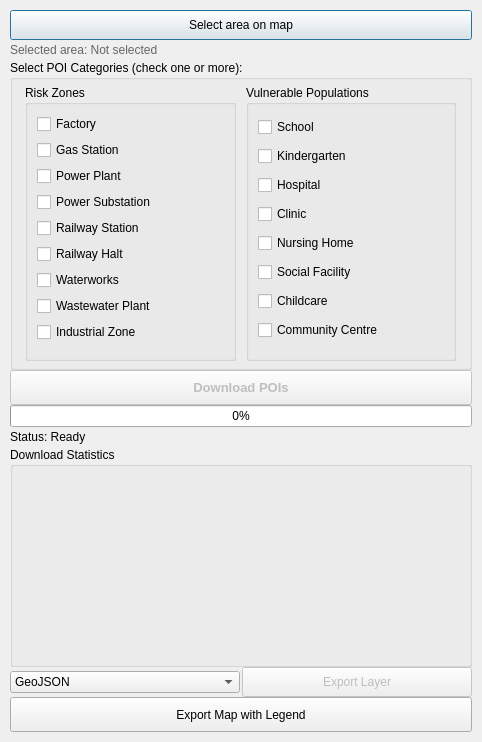
<?xml version="1.0" encoding="UTF-8"?>
<ui version="4.0">
 <class>OsmPoiDownloaderDialogBase</class>
 <widget class="QDialog" name="OsmPoiDownloaderDialogBase">
  <property name="geometry">
   <rect>
    <x>0</x>
    <y>0</y>
    <width>482</width>
    <height>742</height>
   </rect>
  </property>
  <property name="windowTitle">
   <string>OSM POI Downloader</string>
  </property>
  <layout class="QVBoxLayout" name="verticalLayout">
   <property name="spacing">
    <number>0</number>
   </property>
   <property name="leftMargin">
    <number>10</number>
   </property>
   <property name="topMargin">
    <number>10</number>
   </property>
   <property name="rightMargin">
    <number>10</number>
   </property>
   <property name="bottomMargin">
    <number>10</number>
   </property>
   <item>
    <widget class="QPushButton" name="pushButton_selectArea">
     <property name="minimumSize">
      <size>
       <width>0</width>
       <height>30</height>
      </size>
     </property>
     <property name="text">
      <string>Select area on map</string>
     </property>
    </widget>
   </item>
   <item>
    <widget class="QLabel" name="label_selectedArea">
     <property name="sizePolicy">
      <sizepolicy hsizetype="Preferred" vsizetype="Fixed">
       <horstretch>0</horstretch>
       <verstretch>0</verstretch>
      </sizepolicy>
     </property>
     <property name="minimumSize">
      <size>
       <width>0</width>
       <height>20</height>
      </size>
     </property>
     <property name="maximumSize">
      <size>
       <width>16777215</width>
       <height>20</height>
      </size>
     </property>
     <property name="styleSheet">
      <string notr="true">color: #666666</string>
     </property>
     <property name="text">
      <string>Selected area: Not selected</string>
     </property>
    </widget>
   </item>
   <item>
    <widget class="QGroupBox" name="groupBox_categories">
     <property name="minimumSize">
      <size>
       <width>0</width>
       <height>310</height>
      </size>
     </property>
     <property name="maximumSize">
      <size>
       <width>16777215</width>
       <height>310</height>
      </size>
     </property>
     <property name="title">
      <string>Select POI Categories (check one or more):</string>
     </property>
     <widget class="QWidget" name="horizontalLayoutWidget">
      <property name="geometry">
       <rect>
        <x>10</x>
        <y>20</y>
        <width>441</width>
        <height>286</height>
       </rect>
      </property>
      <layout class="QHBoxLayout" name="horizontalLayout_2">
       <property name="spacing">
        <number>10</number>
       </property>
       <property name="leftMargin">
        <number>5</number>
       </property>
       <property name="topMargin">
        <number>5</number>
       </property>
       <property name="rightMargin">
        <number>5</number>
       </property>
       <property name="bottomMargin">
        <number>5</number>
       </property>
       <item>
        <widget class="QGroupBox" name="groupBox_riskZones">
         <property name="title">
          <string>Risk Zones</string>
         </property>
         <layout class="QVBoxLayout" name="verticalLayout_2">
          <item>
           <widget class="QCheckBox" name="checkBox_factory">
            <property name="text">
             <string>Factory</string>
            </property>
           </widget>
          </item>
          <item>
           <widget class="QCheckBox" name="checkBox_gasStation">
            <property name="text">
             <string>Gas Station</string>
            </property>
           </widget>
          </item>
          <item>
           <widget class="QCheckBox" name="checkBox_powerPlant">
            <property name="text">
             <string>Power Plant</string>
            </property>
           </widget>
          </item>
          <item>
           <widget class="QCheckBox" name="checkBox_powerSubstation">
            <property name="text">
             <string>Power Substation</string>
            </property>
           </widget>
          </item>
          <item>
           <widget class="QCheckBox" name="checkBox_railwayStation">
            <property name="text">
             <string>Railway Station</string>
            </property>
           </widget>
          </item>
          <item>
           <widget class="QCheckBox" name="checkBox_railwayHalt">
            <property name="text">
             <string>Railway Halt</string>
            </property>
           </widget>
          </item>
          <item>
           <widget class="QCheckBox" name="checkBox_waterworks">
            <property name="text">
             <string>Waterworks</string>
            </property>
           </widget>
          </item>
          <item>
           <widget class="QCheckBox" name="checkBox_wastewaterPlant">
            <property name="text">
             <string>Wastewater Plant</string>
            </property>
           </widget>
          </item>
          <item>
           <widget class="QCheckBox" name="checkBox_industrialZone">
            <property name="text">
             <string>Industrial Zone</string>
            </property>
           </widget>
          </item>
         </layout>
        </widget>
       </item>
       <item>
        <widget class="QGroupBox" name="groupBox_vulnerablePopulations">
         <property name="title">
          <string>Vulnerable Populations</string>
         </property>
         <layout class="QVBoxLayout" name="verticalLayout_3">
          <item>
           <widget class="QCheckBox" name="checkBox_school">
            <property name="text">
             <string>School</string>
            </property>
           </widget>
          </item>
          <item>
           <widget class="QCheckBox" name="checkBox_kindergarten">
            <property name="text">
             <string>Kindergarten</string>
            </property>
           </widget>
          </item>
          <item>
           <widget class="QCheckBox" name="checkBox_hospital">
            <property name="text">
             <string>Hospital</string>
            </property>
           </widget>
          </item>
          <item>
           <widget class="QCheckBox" name="checkBox_clinic">
            <property name="text">
             <string>Clinic</string>
            </property>
           </widget>
          </item>
          <item>
           <widget class="QCheckBox" name="checkBox_nursingHome">
            <property name="text">
             <string>Nursing Home</string>
            </property>
           </widget>
          </item>
          <item>
           <widget class="QCheckBox" name="checkBox_socialFacility">
            <property name="text">
             <string>Social Facility</string>
            </property>
           </widget>
          </item>
          <item>
           <widget class="QCheckBox" name="checkBox_childcare">
            <property name="text">
             <string>Childcare</string>
            </property>
           </widget>
          </item>
          <item>
           <widget class="QCheckBox" name="checkBox_communityCentre">
            <property name="text">
             <string>Community Centre</string>
            </property>
           </widget>
          </item>
         </layout>
        </widget>
       </item>
      </layout>
     </widget>
    </widget>
   </item>
   <item>
    <widget class="QPushButton" name="pushButton_download">
     <property name="enabled">
      <bool>false</bool>
     </property>
     <property name="minimumSize">
      <size>
       <width>0</width>
       <height>35</height>
      </size>
     </property>
     <property name="font">
      <font>
       <pointsize>10</pointsize>
       <weight>75</weight>
       <bold>true</bold>
      </font>
     </property>
     <property name="text">
      <string>Download POIs</string>
     </property>
     <property name="checkable">
      <bool>false</bool>
     </property>
    </widget>
   </item>
   <item>
    <widget class="QProgressBar" name="progressBar">
     <property name="enabled">
      <bool>true</bool>
     </property>
     <property name="value">
      <number>0</number>
     </property>
     <property name="textVisible">
      <bool>true</bool>
     </property>
    </widget>
   </item>
   <item>
    <widget class="QLabel" name="label_status">
     <property name="minimumSize">
      <size>
       <width>0</width>
       <height>20</height>
      </size>
     </property>
     <property name="maximumSize">
      <size>
       <width>16777215</width>
       <height>25</height>
      </size>
     </property>
     <property name="text">
      <string>Status: Ready</string>
     </property>
     <property name="wordWrap">
      <bool>true</bool>
     </property>
    </widget>
   </item>
   <item>
    <widget class="QGroupBox" name="groupBox_stats">
     <property name="enabled">
      <bool>true</bool>
     </property>
     <property name="sizePolicy">
      <sizepolicy hsizetype="Expanding" vsizetype="Expanding">
       <horstretch>0</horstretch>
       <verstretch>0</verstretch>
      </sizepolicy>
     </property>
     <property name="minimumSize">
      <size>
       <width>0</width>
       <height>220</height>
      </size>
     </property>
     <property name="maximumSize">
      <size>
       <width>16777215</width>
       <height>300</height>
      </size>
     </property>
     <property name="title">
      <string>Download Statistics </string>
     </property>
     <widget class="QLabel" name="label_statistics">
      <property name="geometry">
       <rect>
        <x>10</x>
        <y>20</y>
        <width>200</width>
        <height>180</height>
       </rect>
      </property>
      <property name="sizePolicy">
       <sizepolicy hsizetype="Expanding" vsizetype="Expanding">
        <horstretch>0</horstretch>
        <verstretch>0</verstretch>
       </sizepolicy>
      </property>
      <property name="minimumSize">
       <size>
        <width>200</width>
        <height>180</height>
       </size>
      </property>
      <property name="maximumSize">
       <size>
        <width>16777215</width>
        <height>16777215</height>
       </size>
      </property>
      <property name="font">
       <font>
        <family>Courier New</family>
       </font>
      </property>
      <property name="text">
       <string/>
      </property>
      <property name="textFormat">
       <enum>Qt::RichText</enum>
      </property>
      <property name="alignment">
       <set>Qt::AlignLeading|Qt::AlignLeft|Qt::AlignTop</set>
      </property>
      <property name="wordWrap">
       <bool>true</bool>
      </property>
     </widget>
    </widget>
   </item>
   <item>
    <layout class="QHBoxLayout" name="horizontalLayout">
     <property name="spacing">
      <number>2</number>
     </property>
     <item>
      <widget class="QComboBox" name="comboBox_exportFormat">
       <item>
        <property name="text">
         <string>GeoJSON</string>
        </property>
       </item>
       <item>
        <property name="text">
         <string>CSV</string>
        </property>
       </item>
      </widget>
     </item>
     <item>
      <widget class="QPushButton" name="pushButton_export">
       <property name="enabled">
        <bool>false</bool>
       </property>
       <property name="minimumSize">
        <size>
         <width>0</width>
         <height>30</height>
        </size>
       </property>
       <property name="text">
        <string>Export Layer</string>
       </property>
      </widget>
     </item>
    </layout>
   </item>
   <item>
    <widget class="QPushButton" name="pushButton_exportMap">
     <property name="minimumSize">
      <size>
       <width>0</width>
       <height>35</height>
      </size>
     </property>
     <property name="toolTip">
      <string extracomment="Export the map canvas with all visible layers and automatic legend"/>
     </property>
     <property name="text">
      <string>Export Map with Legend</string>
     </property>
    </widget>
   </item>
  </layout>
 </widget>
 <resources/>
 <connections/>
</ui>
